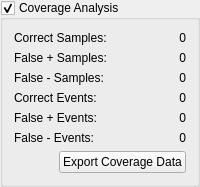
              <widget class="QGroupBox" name="groupBox_eventCoverage">
               <property name="toolTip">
                <string>Shows how closely the activity detector matches annotated events</string>
               </property>
               <property name="title">
                <string>Coverage Analysis</string>
               </property>
               <property name="checkable">
                <bool>true</bool>
               </property>
               <layout class="QVBoxLayout" name="verticalLayout_3">
                <item>
                 <layout class="QFormLayout" name="formLayout_9">
                  <item row="0" column="0">
                   <widget class="QLabel" name="label_34">
                    <property name="text">
                     <string>Correct Samples:</string>
                    </property>
                   </widget>
                  </item>
                  <item row="0" column="1">
                   <widget class="QLabel" name="label_correctsamples">
                    <property name="text">
                     <string>0</string>
                    </property>
                    <property name="alignment">
                     <set>Qt::AlignRight|Qt::AlignTrailing|Qt::AlignVCenter</set>
                    </property>
                   </widget>
                  </item>
                  <item row="1" column="0">
                   <widget class="QLabel" name="label_37">
                    <property name="text">
                     <string>False + Samples:</string>
                    </property>
                   </widget>
                  </item>
                  <item row="1" column="1">
                   <widget class="QLabel" name="label_falsepsamples">
                    <property name="text">
                     <string>0</string>
                    </property>
                    <property name="alignment">
                     <set>Qt::AlignRight|Qt::AlignTrailing|Qt::AlignVCenter</set>
                    </property>
                   </widget>
                  </item>
                  <item row="2" column="0">
                   <widget class="QLabel" name="label_38">
                    <property name="text">
                     <string>False - Samples:</string>
                    </property>
                   </widget>
                  </item>
                  <item row="2" column="1">
                   <widget class="QLabel" name="label_falsensamples">
                    <property name="text">
                     <string>0</string>
                    </property>
                    <property name="alignment">
                     <set>Qt::AlignRight|Qt::AlignTrailing|Qt::AlignVCenter</set>
                    </property>
                   </widget>
                  </item>
                  <item row="3" column="0">
                   <widget class="QLabel" name="label_39">
                    <property name="text">
                     <string>Correct Events:</string>
                    </property>
                   </widget>
                  </item>
                  <item row="3" column="1">
                   <widget class="QLabel" name="label_correctevents">
                    <property name="text">
                     <string>0</string>
                    </property>
                    <property name="alignment">
                     <set>Qt::AlignRight|Qt::AlignTrailing|Qt::AlignVCenter</set>
                    </property>
                   </widget>
                  </item>
                  <item row="5" column="0">
                   <widget class="QLabel" name="label_40">
                    <property name="text">
                     <string>False - Events:</string>
                    </property>
                   </widget>
                  </item>
                  <item row="5" column="1">
                   <widget class="QLabel" name="label_falsenevents">
                    <property name="text">
                     <string>0</string>
                    </property>
                    <property name="alignment">
                     <set>Qt::AlignRight|Qt::AlignTrailing|Qt::AlignVCenter</set>
                    </property>
                   </widget>
                  </item>
                  <item row="4" column="0">
                   <widget class="QLabel" name="label_36">
                    <property name="text">
                     <string>False + Events:</string>
                    </property>
                   </widget>
                  </item>
                  <item row="4" column="1">
                   <widget class="QLabel" name="label_falsepevents">
                    <property name="text">
                     <string>0</string>
                    </property>
                    <property name="alignment">
                     <set>Qt::AlignRight|Qt::AlignTrailing|Qt::AlignVCenter</set>
                    </property>
                   </widget>
                  </item>
                 </layout>
                </item>
                <item>
                 <layout class="QHBoxLayout" name="horizontalLayout_20">
                  <item>
                   <spacer name="horizontalSpacer_17">
                    <property name="orientation">
                     <enum>Qt::Horizontal</enum>
                    </property>
                    <property name="sizeHint" stdset="0">
                     <size>
                      <width>40</width>
                      <height>20</height>
                     </size>
                    </property>
                   </spacer>
                  </item>
                  <item>
                   <widget class="QPushButton" name="button_exportcoverage">
                    <property name="toolTip">
                     <string>Export CSV file containing a list of events and their coverage data.</string>
                    </property>
                    <property name="text">
                     <string>Export Coverage Data</string>
                    </property>
                   </widget>
                  </item>
                 </layout>
                </item>
               </layout>
              </widget>
